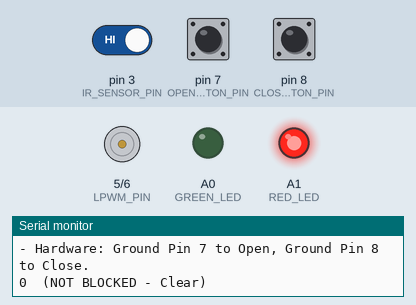
A sketch run on a simulated Arduino Uno, built with avr-gcc and run on an emulated ATmega328P. On the bench: motor-driver pin pairs drawn as motors (green arrow = first pin HIGH = forward, orange = second pin HIGH = backward, longer = more drive), output pins drawn as LEDs (lit = HIGH), the last lines printed to the serial monitor. Inputs (shaded band) come from the test bench; at power-on: pin 7 (OPEN_BUTTON_PIN) HIGH, pin 8 (CLOSE_BUTTON_PIN) HIGH, pin 3 (IR_SENSOR_PIN) HIGH.

Above: at 1.3 s.
1.4 s: pin 7 (OPEN_BUTTON_PIN) pulled LOW for 0.15 s
At 1.8 s:
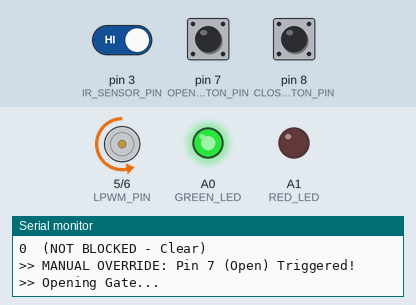
4.5 s: pin 8 (CLOSE_BUTTON_PIN) pulled LOW for 0.15 s
At 5.4 s:
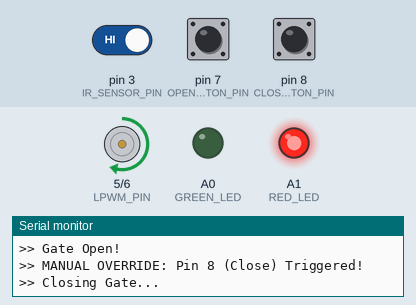
12.1 s: pin 7 (OPEN_BUTTON_PIN) pulled LOW for 1 s
At 15.9 s:
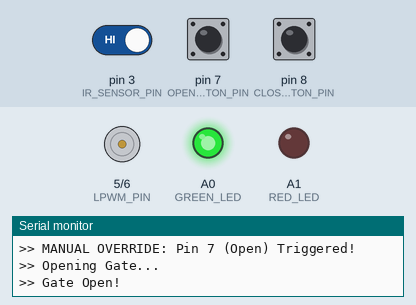
Timing chart, 0 to 17.1 s (numbered marks = the images above; inputs shaded):
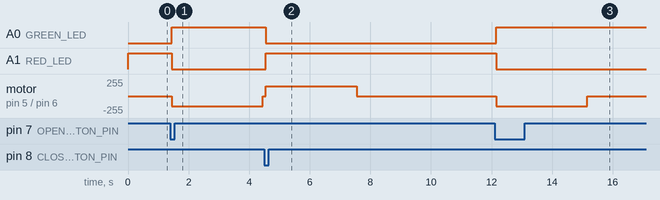

The sketch:

integrated_gate_control.ino
```cpp
/*
 * =====================================================================
 *  OakWood Subdivision - Integrated BTS7960 Motor & IR Photocell Controller
 * =====================================================================
 *
 * Hardware Wiring:
 *   BTS7960 RPWM  -> Arduino Digital Pin 6  (Forward PWM - Open Gate)
 *   BTS7960 LPWM  -> Arduino Digital Pin 5  (Reverse PWM - Close Gate)
 *   BTS7960 R_EN  -> Arduino 5V
 *   BTS7960 L_EN  -> Arduino 5V
 *   BTS7960 VCC   -> Arduino 5V
 *   BTS7960 GND   -> Arduino GND
 *
 *   Photocell IR Sensor (Dry Contact):
 *     - Sensor TX & RX (+ and -) -> External 12V-24V Power Supply
 *     - Receiver COM             -> Arduino GND
 *     - Receiver NO (or OUT)     -> Arduino Digital Pin 3 (D3)
 *
 *   Green LED     -> Arduino Analog Pin A0 (Gate Open indicator)
 *   Red LED       -> Arduino Analog Pin A1 (Gate Closed indicator)
 *
 *   Manual Buttons: Pin 7 to GND (Open), Pin 8 to GND (Close)
 *
 * Serial Commands (9600 Baud):
 *   'O' or 'X' -> Lifts Gate Arm (Open)
 *   'C' or 'Z' -> Lowers Gate Arm (Close with IR Safety)
 *   'F'        -> Force Close (Motor Test - Bypasses IR Sensor)
 *   'S'        -> Stop Motor Immediately
 *
 * Telemetry Output:
 *   "1  (BLOCKED - Obstacle detected)" when beam is broken
 *   "0  (NOT BLOCKED - Clear)"        when beam is clear
 *   ">> Gate Open!" / ">> Gate Closed!" for Python automation
 * =====================================================================
 */

// BTS7960 Gate Control Pins
const int RPWM_PIN = 6;       // Open Gate Pin (Pin 6)
const int LPWM_PIN = 5;       // Close Gate Pin (Pin 5)
const int MOTOR_SPEED = 150;  // 100% full motor power
const unsigned long OPEN_RUN_TIME_MS  = 3000; // 2 seconds for opening
const unsigned long CLOSE_RUN_TIME_MS = 3000; // 2 seconds for closing

// Indicator LEDs
const int GREEN_LED = A0;     // Gate Open indicator
const int RED_LED   = A1;     // Gate Closed indicator

// Manual Buttons (Active LOW with internal pull-up)
const int OPEN_BUTTON_PIN  = 7; // Pin 7 -> GND = Manual Open
const int CLOSE_BUTTON_PIN = 8; // Pin 8 -> GND = Manual Close

// =====================================================================
// SENSOR CONFIGURATION:
// Set to false to exclude IR sensor (operates on pure motor timer)
// Set to true when IR sensor hardware is wired & connected
// =====================================================================
const bool ENABLE_IR_SENSOR = true;

// Photocell IR Sensor Pin (Active LOW when beam is broken)
const int IR_SENSOR_PIN    = 3; // Pin D3 -> Photocell Receiver NO / OUT
int lastIrReading          = -1;
int lastStableIrState      = -1;
unsigned long lastIrDebounce = 0;
const unsigned long IR_DEBOUNCE_MS = 50; // 50ms debounce for relay contacts

void setup() {
  Serial.begin(9600);

  // Motor Driver Pins
  pinMode(RPWM_PIN, OUTPUT);
  pinMode(LPWM_PIN, OUTPUT);
  pinMode(GREEN_LED, OUTPUT);
  pinMode(RED_LED, OUTPUT);

  // Manual Buttons
  pinMode(OPEN_BUTTON_PIN, INPUT_PULLUP);
  pinMode(CLOSE_BUTTON_PIN, INPUT_PULLUP);

  // Photocell IR Sensor (only initialized if enabled)
  if (ENABLE_IR_SENSOR) {
    pinMode(IR_SENSOR_PIN, INPUT_PULLUP);
  }

  stopMotor();
  digitalWrite(RED_LED, HIGH);
  digitalWrite(GREEN_LED, LOW);

  Serial.println(F("BTS7960 Motor Controller Ready (Open on Pin 6, Close on Pin 5)."));
  if (ENABLE_IR_SENSOR) {
    Serial.println(F("IR Photocell Sensor: ENABLED on Pin D3."));
  } else {
    Serial.println(F("IR Sensor: DISABLED (Pure Motor / Timer Mode)."));
  }
  Serial.println(F("- Serial: Send 'O' to Open, 'C' to Close."));
  Serial.println(F("- Hardware: Ground Pin 7 to Open, Ground Pin 8 to Close."));
}

void loop() {
  // 1. Process and report IR Sensor beam changes (only if enabled)
  if (ENABLE_IR_SENSOR) {
    checkPhotocellSensor();
  }

  // 2. Serial Commands from Python / Serial Monitor
  if (Serial.available() > 0) {
    char cmd = Serial.read();
    if (cmd == 'O' || cmd == 'o' || cmd == 'X' || cmd == 'x') {
      openGate();
    } else if (cmd == 'C' || cmd == 'c' || cmd == 'Z' || cmd == 'z') {
      closeGate();
    } else if (cmd == 'F' || cmd == 'f') {
      // Force close (standalone motor test - bypasses IR sensor)
      forceCloseGate();
    } else if (cmd == 'S' || cmd == 's') {
      stopMotor();
      Serial.println(F(">> Motor Stopped!"));
    }
  }

  // 3. Physical Button / Jumper Wire Manual Overrides
  if (digitalRead(OPEN_BUTTON_PIN) == LOW) {
    delay(50); // Debounce
    if (digitalRead(OPEN_BUTTON_PIN) == LOW) {
      Serial.println(F(">> MANUAL OVERRIDE: Pin 7 (Open) Triggered!"));
      openGate();
      while (digitalRead(OPEN_BUTTON_PIN) == LOW); // Wait for release
    }
  }

  if (digitalRead(CLOSE_BUTTON_PIN) == LOW) {
    delay(50); // Debounce
    if (digitalRead(CLOSE_BUTTON_PIN) == LOW) {
      Serial.println(F(">> MANUAL OVERRIDE: Pin 8 (Close) Triggered!"));
      closeGate();
      while (digitalRead(CLOSE_BUTTON_PIN) == LOW); // Wait for release
    }
  }
}

// Check Photocell IR Sensor and print state changes
void checkPhotocellSensor() {
  int reading = digitalRead(IR_SENSOR_PIN);

  if (reading != lastIrReading) {
    lastIrDebounce = millis();
    lastIrReading = reading;
  }

  if ((millis() - lastIrDebounce) > IR_DEBOUNCE_MS) {
    if (reading != lastStableIrState) {
      lastStableIrState = reading;
      if (reading == LOW) {
        // LOW = Relay Closed = Beam Broken
        Serial.println(F("1  (BLOCKED - Obstacle detected)"));
      } else {
        // HIGH = Relay Open = Beam Intact
        Serial.println(F("0  (NOT BLOCKED - Clear)"));
      }
    }
  }
}

// Check if obstacle currently blocks the beam (returns true if blocked)
bool isObstaclePresent() {
  return (digitalRead(IR_SENSOR_PIN) == LOW);
}

void openGate() {
  Serial.println(F(">> Opening Gate..."));
  digitalWrite(RED_LED, LOW);
  digitalWrite(GREEN_LED, HIGH);

  // Drive Open (Pin 6 driven at MOTOR_SPEED)
  digitalWrite(LPWM_PIN, LOW);
  analogWrite(LPWM_PIN, 0);
  digitalWrite(RPWM_PIN, HIGH);
  analogWrite(RPWM_PIN, MOTOR_SPEED);

  unsigned long startOpen = millis();
  while (millis() - startOpen < OPEN_RUN_TIME_MS) {
    if (Serial.available() > 0) {
      char c = Serial.peek();
      if (c == 'S' || c == 's') {
        Serial.read();
        stopMotor();
        Serial.println(F(">> Motor Stopped!"));
        return;
      }
    }
    delay(20);
  }

  stopMotor();
  Serial.println(F(">> Gate Open!"));
}

void closeGate() {
  // Safety Check 1: Refuse to close if IR sensor enabled and obstacle detected
  if (ENABLE_IR_SENSOR && isObstaclePresent()) {
    stopMotor();
    Serial.println(F("1  (BLOCKED - Obstacle detected)"));
    Serial.println(F(">> SAFETY LOCK: Obstruction detected! Motor stopped."));
    return;
  }

  Serial.println(F(">> Closing Gate..."));
  digitalWrite(GREEN_LED, LOW);
  digitalWrite(RED_LED, HIGH);

  // Drive Close (Pin 5 driven at MOTOR_SPEED)
  digitalWrite(RPWM_PIN, LOW);
  analogWrite(RPWM_PIN, 0);
  digitalWrite(LPWM_PIN, HIGH);
  analogWrite(LPWM_PIN, MOTOR_SPEED);

  if (ENABLE_IR_SENSOR) {
    // Safety Check 2: Monitor IR beam continuously while gate arm is lowering
    unsigned long startClose = millis();
    while (millis() - startClose < CLOSE_RUN_TIME_MS) {
      if (Serial.available() > 0) {
        char c = Serial.peek();
        if (c == 'S' || c == 's') {
          Serial.read();
          stopMotor();
          Serial.println(F(">> Motor Stopped!"));
          return;
        }
      }
      if (isObstaclePresent()) {
        stopMotor();
        Serial.println(F("1  (BLOCKED - Obstacle detected)"));
        Serial.println(F(">> EMERGENCY SAFETY: Obstruction detected while closing! Motor stopped."));
        return;
      }
      delay(20);
    }
  } else {
    delay(CLOSE_RUN_TIME_MS);
  }

  stopMotor();
  Serial.println(F(">> Gate Closed!"));
}

// Force close without IR sensor checking (for motor testing)
void forceCloseGate() {
  Serial.println(F(">> [MOTOR TEST] Closing Gate (IR sensor check bypassed)..."));
  digitalWrite(GREEN_LED, LOW);
  digitalWrite(RED_LED, HIGH);

  // Drive Close (Pin 5)
  digitalWrite(RPWM_PIN, LOW);
  analogWrite(RPWM_PIN, 0);
  digitalWrite(LPWM_PIN, HIGH);
  analogWrite(LPWM_PIN, MOTOR_SPEED);
  delay(CLOSE_RUN_TIME_MS);

  stopMotor();
  Serial.println(F(">> Gate Closed!"));
}

void stopMotor() {
  digitalWrite(RPWM_PIN, LOW);
  analogWrite(RPWM_PIN, 0);
  digitalWrite(LPWM_PIN, LOW);
  analogWrite(LPWM_PIN, 0);
}
```

Measured:
- after the input at 1.4 s, A0 (GREEN_LED): LOW → HIGH after 0.05 s; A1 (RED_LED): HIGH → LOW after 0.05 s; motor on pin 5 (LPWM_PIN) / pin 6 (RPWM_PIN): stopped → backward 150/255 after 0.05 s, → stopped 3.0 s later
- after the input at 4.5 s, A0 (GREEN_LED): HIGH → LOW after 0.05 s; A1 (RED_LED): LOW → HIGH after 0.05 s; motor on pin 5 (LPWM_PIN) / pin 6 (RPWM_PIN): stopped → forward 150/255 after 0.05 s, → stopped 3.0 s later
- after the input at 12.1 s, A0 (GREEN_LED): LOW → HIGH after 0.05 s; A1 (RED_LED): HIGH → LOW after 0.05 s; motor on pin 5 (LPWM_PIN) / pin 6 (RPWM_PIN): stopped → backward 150/255 after 0.05 s, → stopped 3.0 s later
